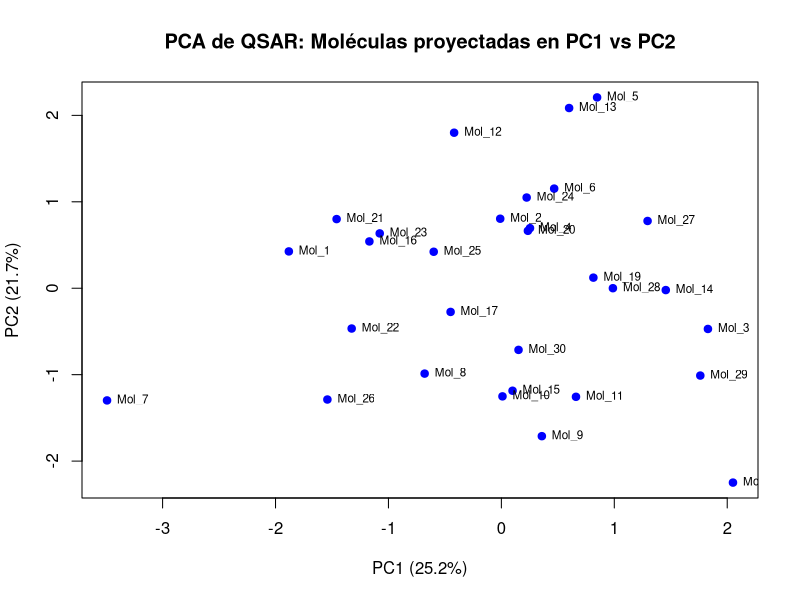

Write the R code that produced this figure.
############################################################
# EXAMEN – EJERCICIO PCA APLICADO A QSAR
############################################################

# 1. Cargar datos QSAR ------------------------------------

data <- read.csv("qsar_data.csv")

cat("Dimensiones del dataset:", dim(data), "\n")
cat("Columnas disponibles:\n")
print(colnames(data))
cat("\n")

# 2. Seleccionar solo descriptores numéricos --------------

# Eliminamos la columna Activity si está presente
descriptores <- data[, sapply(data, is.numeric)]

cat("Número de descriptores numéricos:", ncol(descriptores), "\n\n")

# 3. Escalamiento de datos (muy importante en PCA) --------

descriptores_scaled <- scale(descriptores)

# 4. Aplicar PCA usando prcomp() --------------------------

pca_res <- prcomp(descriptores_scaled)

# 5. Mostrar varianza explicada ---------------------------

cat("Varianza explicada por los primeros componentes:\n")
print(summary(pca_res)$importance[2, 1:3])   # PC1-PC3

# 6. Mostrar cargas (loadings) ----------------------------

cat("\nCargas (loadings) de los descriptores en PC1 y PC2:\n")
print(pca_res$rotation[, 1:2])

# 7. Coordenadas de las moléculas en PC1 y PC2 ------------

scores <- pca_res$x

cat("\nPrimeras 5 moléculas proyectadas en PC1 y PC2:\n")
print(scores[1:5, 1:2])
############################################################
# 8. Graficar PC1 vs PC2 para interpretar el PCA
############################################################

pc1 <- scores[, 1]
pc2 <- scores[, 2]

plot(
  pc1, pc2,
  pch = 19,
  col = "blue",
  xlab = paste0("PC1 (", round(100 * summary(pca_res)$importance[2,1], 1), "%)"),
  ylab = paste0("PC2 (", round(100 * summary(pca_res)$importance[2,2], 1), "%)"),
  main = "PCA de QSAR: Moléculas proyectadas en PC1 vs PC2"
)

# Opcional: mostrar etiquetas con nombre de moléculas
text(pc1, pc2, labels = data$Mol, pos = 4, cex = 0.7)


############################################################
